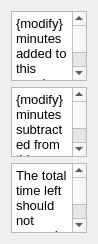
              <widget class="QWidget" name="page_6">
               <property name="geometry">
                <rect>
                 <x>0</x>
                 <y>0</y>
                 <width>98</width>
                 <height>243</height>
                </rect>
               </property>
               <property name="font">
                <font>
                 <pointsize>12</pointsize>
                </font>
               </property>
               <attribute name="label">
                <string>!pomo +/-&lt;time&gt;</string>
               </attribute>
               <layout class="QVBoxLayout" name="verticalLayout_4">
                <item>
                 <widget class="QPlainTextEdit" name="modifyAdd">
                  <property name="font">
                   <font>
                    <pointsize>10</pointsize>
                   </font>
                  </property>
                  <property name="plainText">
                   <string>{modify} minutes added to this session. {timeLeft} minute(s) left.</string>
                  </property>
                 </widget>
                </item>
                <item>
                 <widget class="QPlainTextEdit" name="modifySubtract">
                  <property name="font">
                   <font>
                    <pointsize>10</pointsize>
                   </font>
                  </property>
                  <property name="plainText">
                   <string>{modify} minutes subtracted from this session. {timeLeft} minute(s) left.</string>
                  </property>
                 </widget>
                </item>
                <item>
                 <widget class="QPlainTextEdit" name="modifyError">
                  <property name="font">
                   <font>
                    <pointsize>10</pointsize>
                   </font>
                  </property>
                  <property name="plainText">
                   <string>The total time left should not exceed 300 minutes.</string>
                  </property>
                 </widget>
                </item>
               </layout>
              </widget>
